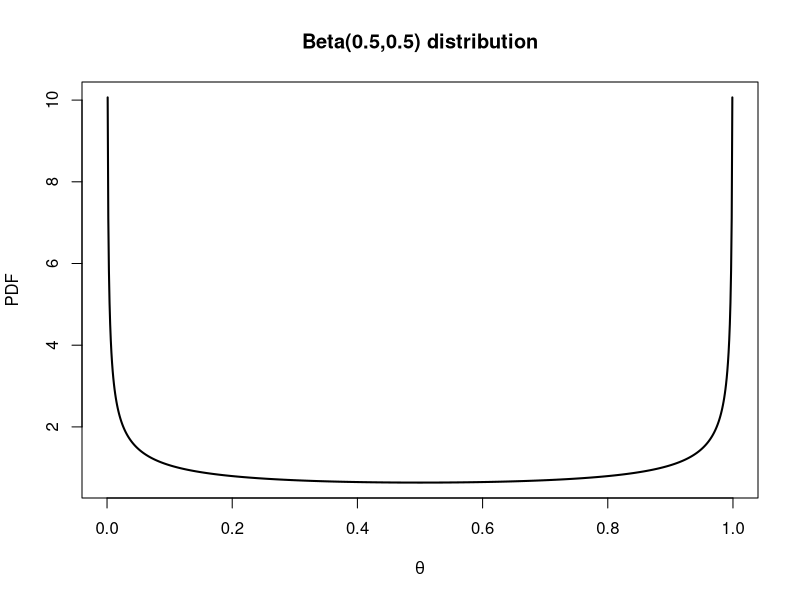
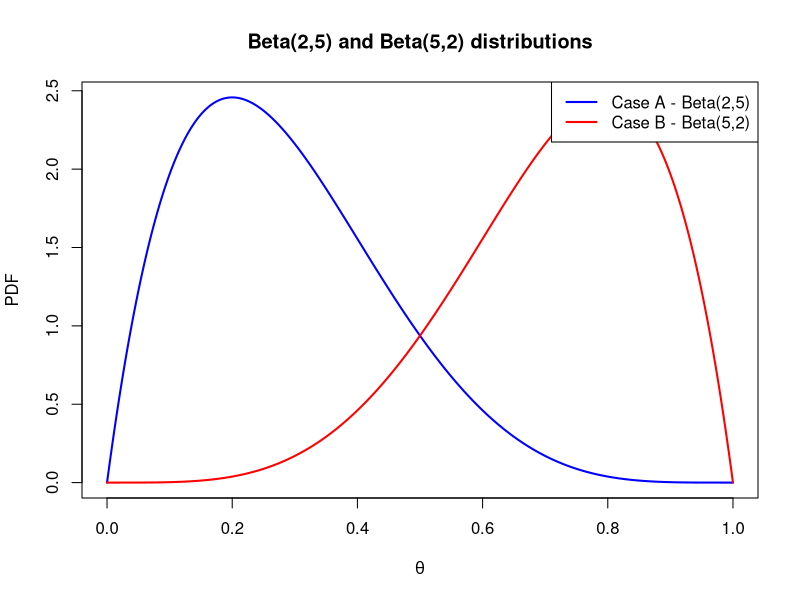

Reproduce these figures in R, in order. (Note: a time limit stopped this script after it produced the figures.)
## ---- chunk 1
prob_y <- function(y, n, a, b) {
  # Calculate the probability of observing y responses in n trials
  # under a Beta-binomial model with Beta(a, b) prior.
  
  choose(n, y) * beta(y + a, n - y + b) / beta(a, b)
}

expected_sample_size <- function(lambda, gamma, n1, n2, a, b) {
  
  # Calculate the expected sample size of a BOP2 design defined by its 
  # decision rule parameters (lambda, gamma), sample size parameters 
  # (n1, n2), and prior distribution parameters (a, b)
  
  # Threshold to determine progression.
  C1 <- 1 - lambda * (n1 / n2)^gamma
  
  # Vector of possible stage 1 outcomes.
  y_1s <- 0:n1
  
  # Vector of corresponding progression decisions.
  stops <- pbeta(0.5, y_1s + a, n1 - y_1s + b) > C1
  
  # Calculate the probability of each outcome.
  y_1_probs <- prob_y(y_1s, n1, a, b)
  
  return(sum(n1 * stops * y_1_probs + n2 * (!stops) * y_1_probs))
}
## ---- chunk 2
test_prob_y <- function(a, b) {
  # Check that the probabilities sum to 1.
  n <- 30
  s <- sum(prob_y(0:n, n, a, b))
  return(all.equal(s, 1))
}

test_prob_y(a = 0.5, b = 0.5)
## ---- chunk 3
prob_y1_and_y2 <- function(y_1, y_2, n1, n2, theta) {
  
  # Calculate the probability of observing y_1 and y_2 given theta.
  dbinom(y_1, n1, theta)*dbinom(y_2, n2 - n1, theta)
}

error_rates <- function(lambda, gamma, n1, n2, a, b) {
  
  # Calculate the type I and II error rates of a BOP2 design defined 
  # by its decision rule parameters (lambda, gamma), sample size 
  # parameters (n1, n2), and prior distribution parameters (a, b).
  
  # Thresholds to determine progression.
  C1 <- 1 - lambda * (n1 / n2)^gamma
  C2 <- 1 - lambda * (n2 / n2)^gamma
  
  # Matrix of possible successes in stage 1 and 2.
  ys <- expand.grid(y_1 = 0:n1, y_2 = 0:(n2 - n1))
  
  # Vectors of corresponding progression decisions at stage 1 and 2.
  go_1 <- pbeta(0.5, ys$y_1 + a, n1 - ys$y_1 + b) < C1
  go_2 <- pbeta(0.5, ys$y_1 + ys$y_2 + a, n2 - ys$y_1 - ys$y_2 + b) < C2
  
  # Vectors of overall progression decisions.
  go_tI <- go_1 & go_2
  go_tII <- !go_1 | !go_2
  
  # Calculate the probability of each outcome.
  probs_tI <- prob_y1_and_y2(ys$y_1, ys$y_2, n1, n2, 0.5)
  probs_tII <- prob_y1_and_y2(ys$y_1, ys$y_2, n1, n2, 0.7)
  
  # Calculate the type I and type II error rates.
  type_I <- sum(go_tI*probs_tI)
  type_II <- sum(go_tII*probs_tII)
  
  return(c(type_I,type_II))
}
## ---- chunk 4
BOP2optim <- function(a, b){
  
  # Minimise the expected sample size of a BOP2 design subject to the
  # type I error rate being at most 0.05 and the type II error rate 
  # being at most 0.2 using a grid search.
  
  # Create a grid of possible parameter values.
  grid <- expand.grid(lambda = seq(0,1,0.05), gamma = seq(0.05,2,0.05), n1 = seq(4, 20, 4), n2 = seq(5, 80, 5))
  grid <- grid[grid$n1<=grid$n2,]
  
  # Initialise vectors.
  res <- c(max(grid[,4]),0,0)
  
  # Search over the grid for the minimum expected sample size and record
  # the corresponding parameters.
  for(i in 1:nrow(grid)){
    exp_s_s <- expected_sample_size(grid[i,1],grid[i,2],grid[i,3],grid[i,4], a = a, b = b)
    err_rts <- error_rates(grid[i,1],grid[i,2],grid[i,3],grid[i,4], a = a, b = b)
    if(exp_s_s < res[1] & err_rts[1] <= 0.05 & err_rts[2] <= 0.2){
      res <- c(exp_s_s,err_rts[1],err_rts[2])
      par <- grid[i,]
    }
  }
  
  # Return the minimised expected sample size, error rates and 
  # corresponding parameters.
  return(t(c(par, res)))
}

# Optimise the BOP2 design when a = 0.5 and b = 0.5, and record the time
# elapsed.
ptm <- proc.time()
BOP2optim(a = 0.5, b = 0.5)
proc.time() - ptm
## ---- chunk 5
x <- seq(0, 1, length = 1000)
y <- dbeta(x, shape1 = 0.5, shape2 = 0.5)
plot(x, y, type = "l", xlab = expression(theta), ylab = "PDF", main = 'Beta(0.5,0.5) distribution', lwd = 2)
## ---- chunk 6
x <- seq(0, 1, length.out = 1000)
plot(x, dbeta(x, 2, 5), type = "l", col = "blue", lwd = 2, 
     xlab = expression(theta), ylab = "PDF", 
     main = "Beta(2,5) and Beta(5,2) distributions")
lines(x, dbeta(x, 5, 2), type = "l", col = "red", lwd = 2)
legend("topright", lwd = 2, col = c("blue", "red"),
       legend = c("Case A - Beta(2,5)", "Case B - Beta(5,2)"))
## ---- chunk 7
BOP2optim(a = 2, b = 5) # This will take around 1 minute to run. 
## ---- chunk 8
BOP2optim(a = 5, b = 2) # This will take around 1 minute to run.
